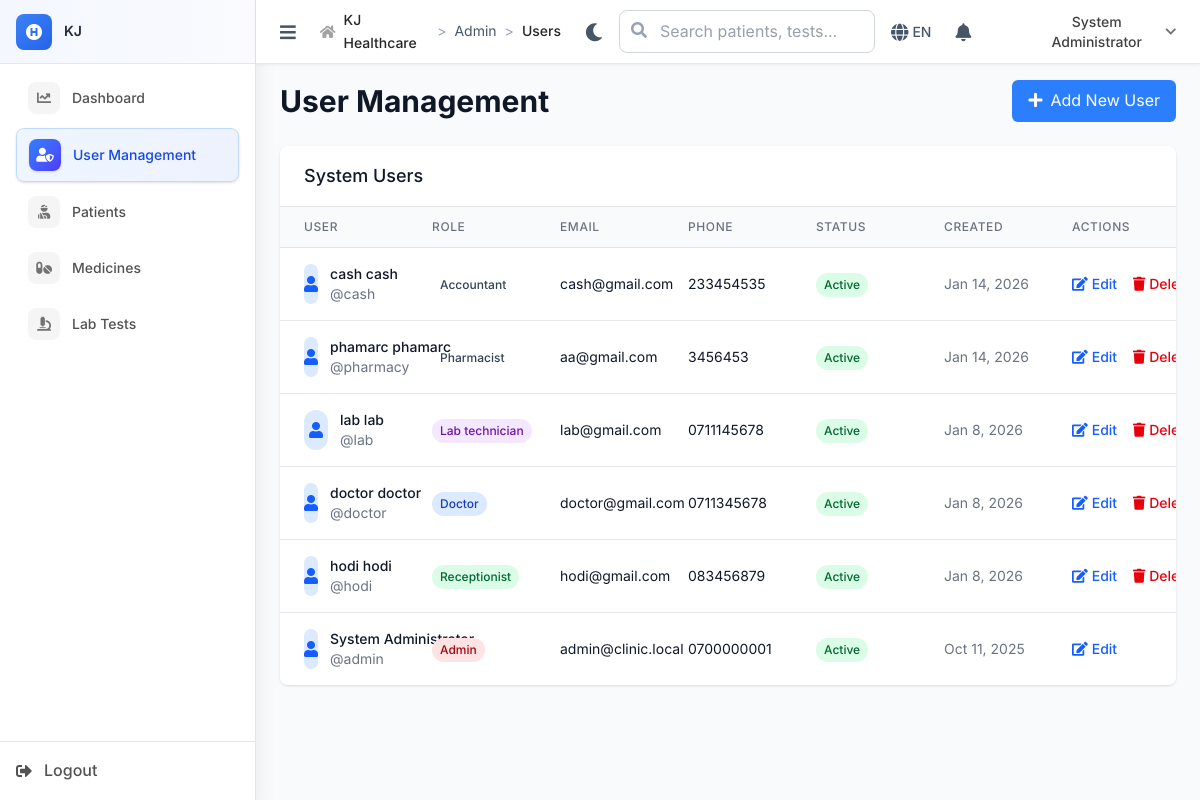
/admin/users (signed in), run on an earlier commit of the app's database.
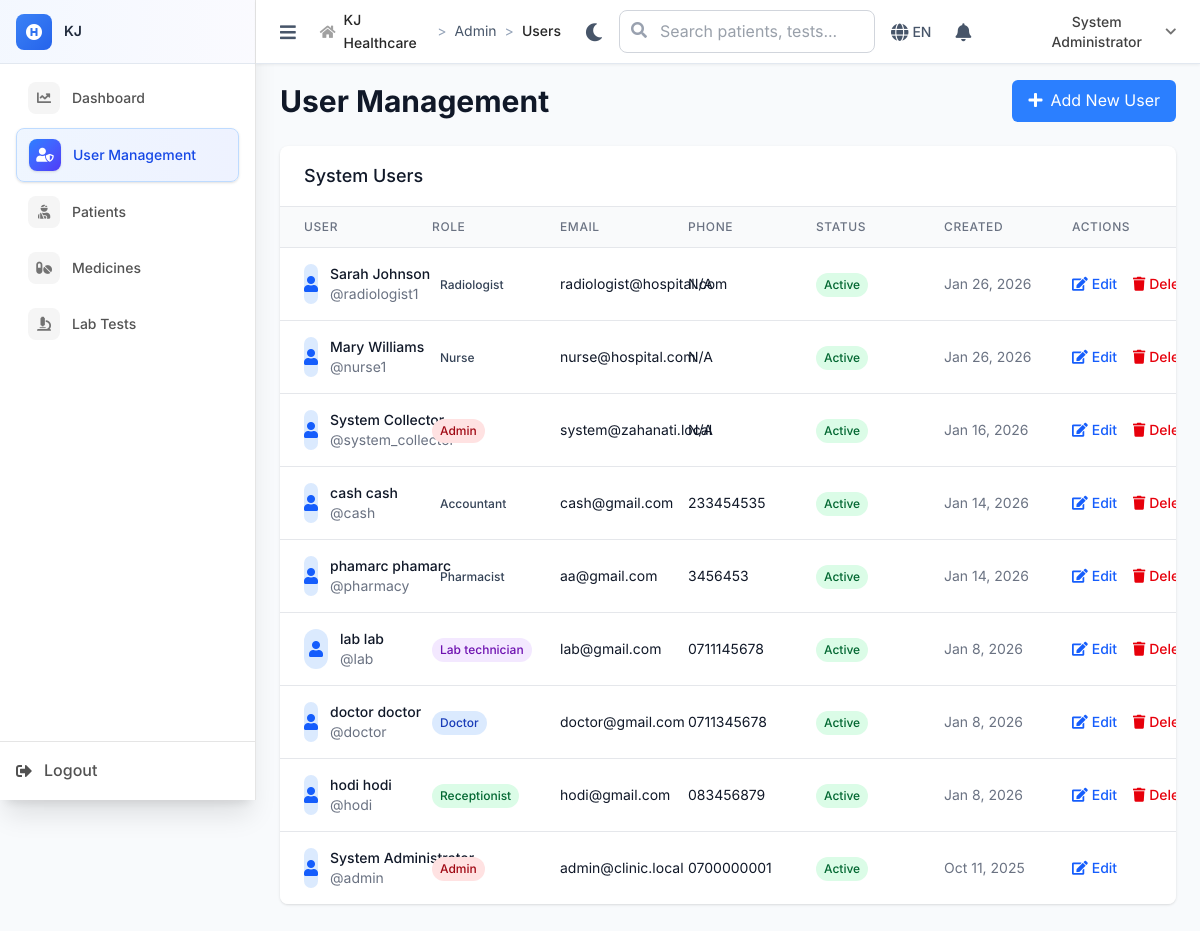
And on a later commit of the database.
### tables this page shows
CREATE TABLE `users` (
  `id` int NOT NULL,
  `username` varchar(50) NOT NULL,
  `password_hash` varchar(255) NOT NULL,
  `email` varchar(100) NOT NULL,
  `role` enum('admin','receptionist','doctor','lab_technician','accountant','pharmacist','radiologist','nurse') NOT NULL,
  `first_name` varchar(50) NOT NULL,
  `last_name` varchar(50) NOT NULL,
  `phone` varchar(20) DEFAULT NULL,
  `specialization` varchar(100) DEFAULT NULL COMMENT 'For doctors - future use',
  `is_active` tinyint(1) DEFAULT '1',
  `created_at` timestamp NOT NULL DEFAULT CURRENT_TIMESTAMP,
  `updated_at` timestamp NOT NULL DEFAULT CURRENT_TIMESTAMP ON UPDATE CURRENT_TIMESTAMP
);

### includes/BaseController.php (called while the page is built, shortened)
<?php
class BaseController {
    protected $layout = 'layouts/main';
    public function __construct() {
        global $pdo;
        $this->pdo = $pdo;
    }
    protected function render($view, $data = []) {
        extract($data);
        $BASE_PATH = defined('BASE_PATH') ? BASE_PATH : (rtrim(str_replace('\\', '/', dirname($_SERVER['SCRIPT_NAME'] ?? '/')), '/') ?: '');
        include __DIR__ . "/../views/{$view}.php";
        $content = ob_get_clean();
        $base = defined('BASE_PATH') ? BASE_PATH : '/' . basename(dirname(__DIR__));
        $content = str_replace(['/KJ/', '/ZAHANATI/'], rtrim($base, '/') . '/', $content);
        $BASE_PATH = defined('BASE_PATH') ? BASE_PATH : (rtrim(str_replace('\\', '/', dirname($_SERVER['SCRIPT_NAME'] ?? '/')), '/') ?: '');
        include __DIR__ . '/../views/' . $this->layout . '.php';
    }
}
?>

### controllers/AdminController.php (called while the page is built, shortened)
<?php
require_once __DIR__ . '/../includes/BaseController.php';
class AdminController extends BaseController {
    public function users() {
        $users = $this->pdo->query("SELECT id, username, email, role, first_name, last_name, phone, is_active, created_at FROM users ORDER BY created_at DESC")->fetchAll();
        $this->render('admin/users', [
            'users' => $users
        ]);
    }
}
?>

### index.php (called while the page is built, shortened)
<?php
$request = $_SERVER['REQUEST_URI'];
$path = parse_url($request, PHP_URL_PATH);
if (strpos($path, BASE_PATH) === 0) {
    $path = substr($path, strlen(BASE_PATH));
}
$path = ltrim($path, '/');
$segments = explode('/', $path);
$controller = $segments[0] ?? 'auth';
$action = $segments[1] ?? 'login';
try {
    $controllerInstance = new $controllerClass();
    $params = array_slice($segments, 2);
    call_user_func_array([$controllerInstance, $action], $params);
} catch (Throwable $e) {
    Logger::error("Error in controller: " . $e->getMessage(), [
        'controller' => $controller,
        'action' => $action,
        'file' => $e->getFile(),
        'line' => $e->getLine(),
        'trace' => $e->getTraceAsString()
    ]);
    error_log("Error in controller: " . $e->getMessage());
    http_response_code(500);
    echo "Internal server error";
}
?>

### views/admin/users.php (the view, shortened to what the changed rows need)
<div class="space-y-6">
    <div class="flex items-center justify-between">
        <h1 class="text-3xl font-bold text-gray-900">User Management</h1>
    </div>
    <div class="bg-white rounded-lg shadow overflow-hidden">
    <div class="overflow-x-auto users-table">
            <table class="min-w-full divide-y divide-gray-200">
                <thead class="bg-gray-50">
                    <tr>
                        <th class="px-6 py-3 text-left text-xs font-medium text-gray-500 uppercase tracking-wider">User</th>
                        <th class="px-6 py-3 text-left text-xs font-medium text-gray-500 uppercase tracking-wider">Role</th>
                        <th class="px-6 py-3 text-left text-xs font-medium text-gray-500 uppercase tracking-wider">Email</th>
                        <th class="px-6 py-3 text-left text-xs font-medium text-gray-500 uppercase tracking-wider">Phone</th>
                        <th class="px-6 py-3 text-left text-xs font-medium text-gray-500 uppercase tracking-wider">Status</th>
                        <th class="px-6 py-3 text-left text-xs font-medium text-gray-500 uppercase tracking-wider">Created</th>
                        <th class="px-6 py-3 text-left text-xs font-medium text-gray-500 uppercase tracking-wider">Actions</th>
                    </tr>
                </thead>
                <tbody class="bg-white divide-y divide-gray-200">
                    <?php foreach ($users as $user): ?>
                    <tr class="hover:bg-gray-50">
                        <td class="px-6 py-4 whitespace-nowrap">
                            <div class="flex items-center">
                                <div class="w-10 h-10 bg-blue-100 rounded-full flex items-center justify-center mr-3">
                                    <i class="fas fa-user text-blue-600"></i>
                                </div>
                                <div>
                                    <div class="text-sm font-medium text-gray-900">
                                        <?php echo htmlspecialchars($user['first_name'] . ' ' . $user['last_name']); ?>
                                    </div>
                                    <div class="text-sm text-gray-500">
                                        @<?php echo htmlspecialchars($user['username']); ?>
                                    </div>
                                </div>
                            </div>
                        </td>
                        <td class="px-6 py-4 whitespace-nowrap">
                            <span class="inline-flex px-2 py-1 text-xs font-medium rounded-full
                                <?php
                                switch ($user['role']) {
                                    case 'admin':
                                        echo 'bg-red-100 text-red-800';
                                        break;
                                    case 'doctor':
                                        echo 'bg-blue-100 text-blue-800';
                                        break;
                                    case 'receptionist':
                                        echo 'bg-green-100 text-green-800';
                                        break;
                                    case 'lab_technician':
                                        echo 'bg-purple-100 text-purple-800';
                                        break;
                                }
                                ?>">
                                <?php echo ucfirst(str_replace('_', ' ', $user['role'])); ?>
                            </span>
                        </td>
                        <td class="px-6 py-4 whitespace-nowrap text-sm text-gray-900">
                            <?php echo htmlspecialchars($user['email']); ?>
                        </td>
                        <td class="px-6 py-4 whitespace-nowrap text-sm text-gray-900">
                            <?php echo htmlspecialchars($user['phone'] ?? 'N/A'); ?>
                        </td>
                        <td class="px-6 py-4 whitespace-nowrap">
                            <span class="inline-flex px-2 py-1 text-xs font-medium rounded-full
                                <?php echo $user['is_active'] ? 'bg-green-100 text-green-800' : 'bg-red-100 text-red-800'; ?>">
                                <?php echo $user['is_active'] ? 'Active' : 'Inactive'; ?>
                            </span>
                        </td>
                        <td class="px-6 py-4 whitespace-nowrap text-sm text-gray-500">
                            <?php echo date('M j, Y', strtotime($user['created_at'])); ?>
                        </td>
                        <td class="px-6 py-4 whitespace-nowrap text-sm font-medium">
                            <a href="<?= $BASE_PATH ?>/admin/edit_user?id=<?= $user['id'] ?>" class="text-blue-600 hover:text-blue-900 mr-3">
                                <i class="fas fa-edit mr-1"></i>Edit
                            </a>
                            <?php if ($user['id'] != $_SESSION['user_id']): ?>
                                <button onclick="deleteUser(<?= $user['id'] ?>, '<?= htmlspecialchars($user['username']) ?>')"
                                        class="text-red-600 hover:text-red-900">
                                    <i class="fas fa-trash mr-1"></i>Delete
                                </button>
                            <?php endif; ?>
                        </td>
                    </tr>
                    <?php endforeach; ?>
                </tbody>
            </table>
        </div>
    </div>
</div>

### views/layouts/main.php (shortened to what the changed rows need)
<!DOCTYPE html>
<html lang="en">
<head>
    <?php $bp = rtrim($BASE_PATH ?? '', '/'); ?>
    <link rel="stylesheet" href="<?php echo htmlspecialchars($bp ?: ''); ?>/assets/css/tailwind.css">
    <link rel="stylesheet" href="<?php echo htmlspecialchars($bp ?: ''); ?>/assets/css/fontawesome.min.css">
    <link rel="stylesheet" href="<?php echo htmlspecialchars($bp ?: ''); ?>/assets/css/fonts.css">
    <link rel="stylesheet" href="https://cdnjs.cloudflare.com/ajax/libs/font-awesome/5.15.4/css/all.min.css">
</head>
<body class="bg-gray-100">
    <?php if (isset($_SESSION['user_id'])): ?>
        <div class="flex min-h-screen">
            <div id="sidebar" class="sidebar w-64 bg-white shadow-xl min-h-screen flex flex-col border-r border-neutral-200">
                <div class="flex-1 p-4 overflow-y-auto custom-scrollbar">
                    <nav class="space-y-1">
                        <?php
                        $role = $_SESSION['user_role'];
                        $menu_items = [];
                        $current_path = trim(parse_url($_SERVER['REQUEST_URI'], PHP_URL_PATH), '/');
                        if ($role === 'admin') {
                            $menu_items = [
                                ['url' => 'admin/dashboard', 'icon' => 'fas fa-chart-line', 'text' => 'Dashboard'],
                                ['url' => 'admin/users', 'icon' => 'fas fa-user-shield', 'text' => 'User Management'],
                                ['url' => 'admin/patients', 'icon' => 'fas fa-user-injured', 'text' => 'Patients'],
                                ['url' => 'admin/medicines', 'icon' => 'fas fa-pills', 'text' => 'Medicines'],
                                ['url' => 'admin/tests', 'icon' => 'fas fa-microscope', 'text' => 'Lab Tests'],
                            ];
                        }
                        ?>
                        <?php foreach ($menu_items as $item):
                            $is_active = (strpos($current_path, $item['url']) !== false);
                            $color = isset($item['color']) ? $item['color'] : 'blue';
                        ?>
                            <a href="<?php echo htmlspecialchars($BASE_PATH); ?>/<?php echo $item['url']; ?>"
                                class="group flex items-center justify-between px-3 py-2.5 rounded-lg transition-all duration-200 <?php echo $is_active ? 'bg-gradient-to-r from-blue-50 to-indigo-50 border border-blue-200 text-blue-700 shadow-sm' : 'text-neutral-600 hover:bg-gradient-to-r hover:from-neutral-50 hover:to-neutral-100 hover:text-neutral-800'; ?>"
                                onclick="closeSidebarOnMobile()">
                                <div class="flex items-center space-x-3">
                                    <div class="w-8 h-8 rounded-lg flex items-center justify-center transition-all duration-200 <?php echo $is_active ? 'bg-gradient-to-br from-blue-500 to-indigo-600 text-white shadow-sm' : 'bg-neutral-100 text-neutral-500 group-hover:bg-gradient-to-br group-hover:from-' . $color . '-500 group-hover:to-' . $color . '-600 group-hover:text-white'; ?>">
                                        <i class="<?php echo $item['icon']; ?> text-sm"></i>
                                    </div>
                                    <span class="font-medium text-sm"><?php echo $item['text']; ?></span>
                                </div>
                            </a>
                        <?php endforeach; ?>
                    </nav>
                </div>
            </div>
            <div id="contentWrapper" class="flex-1 flex flex-col min-h-screen">
                <div class="top-header">
                    <div class="px-4 md:px-6 py-3">
                        <div class="flex items-center justify-between">
                            <div class="flex items-center space-x-4">
                                <nav class="breadcrumb hidden md:flex">
                                    <?php
                                    $current_page = trim(parse_url($_SERVER['REQUEST_URI'], PHP_URL_PATH), '/');
                                    $breadcrumbs = [];
                                    $parts = explode('/', $current_page);
                                    if (count($parts) >= 1 && $parts[0]) {
                                        $breadcrumbs[] = ['text' => ucfirst($parts[0]), 'url' => $parts[0]];
                                        if (count($parts) >= 2 && $parts[1]) {
                                            $breadcrumbs[] = ['text' => ucfirst(str_replace('_', ' ', $parts[1])), 'url' => null];
                                        }
                                    }
                                    ?>
                                    <?php foreach ($breadcrumbs as $index => $crumb): ?>
                                        <div class="breadcrumb-item">
                                            <?php if ($crumb['url'] && $index < count($breadcrumbs) - 1): ?>
                                                <a href="<?= htmlspecialchars($BASE_PATH) ?>/<?= htmlspecialchars($crumb['url']) ?>"
                                                    class="breadcrumb-link"><?= htmlspecialchars($crumb['text']) ?></a>
                                            <?php else: ?>
                                                <span class="text-neutral-800 font-medium"><?= htmlspecialchars($crumb['text']) ?></span>
                                            <?php endif; ?>
                                        </div>
                                    <?php endforeach; ?>
                                </nav>
                            </div>
                        </div>
                    </div>
                </div>
                <main class="flex-1 overflow-auto custom-scrollbar main-content-area">
                    <div class="fade-in">
                        <?php echo $content; ?>
                    </div>
                </main>
            </div>
        </div>
    <?php endif; ?>
</body>
</html>

What changed in the data, as far as the page shows it:
added users: first_name+last_name "Sarah Johnson", username "radiologist1", role "Radiologist", email "radiologist@hospital.com", phone "N/A", is_active "Active", created_at "Jan 26, 2026"
added users: first_name+last_name "Mary Williams", username "nurse1", role "Nurse", email "nurse@hospital.com", phone "N/A", is_active "Active", created_at "Jan 26, 2026"
added users: first_name+last_name "System Collector", username "system_collector", role "Admin", email "system@zahanati.local", phone "N/A", is_active "Active", created_at "Jan 16, 2026"
